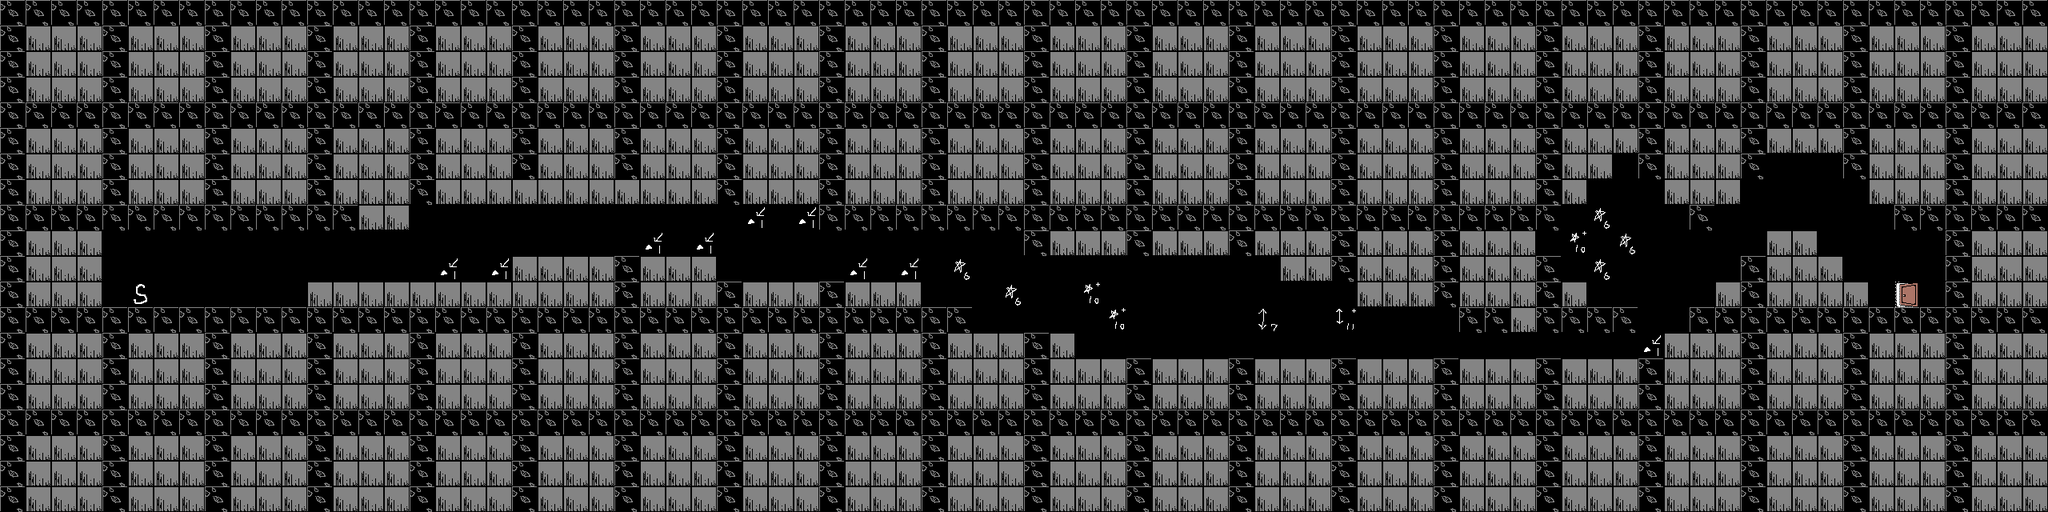

Rendered tile map (Tiled .tmx) drawn with the repository's tilesets; below, a short description and the map source with its tile grids summarised:
An orthogonal 80x20 tile map with 32x32 px tiles, 2 tile layers (ground, chara).

<map version="1.0" orientation="orthogonal" width="80" height="20" tilewidth="32" tileheight="32">
 <tileset firstgid="1" name="map" tilewidth="32" tileheight="32">
  <image source="map.png" trans="ff00ff" width="256" height="256" />
  <terraintypes>
   <terrain name="�������Ϸ�" tile="-1" />
  </terraintypes>
 </tileset>
 <layer name="ground" width="80" height="20">
  <data>[1600 cells, 1385 non-empty, 3 distinct tile ids]</data>
 </layer>
 <layer name="chara" width="80" height="20">
  <data>[1600 cells, 20 non-empty, 6 distinct tile ids]</data>
 </layer>
</map>
